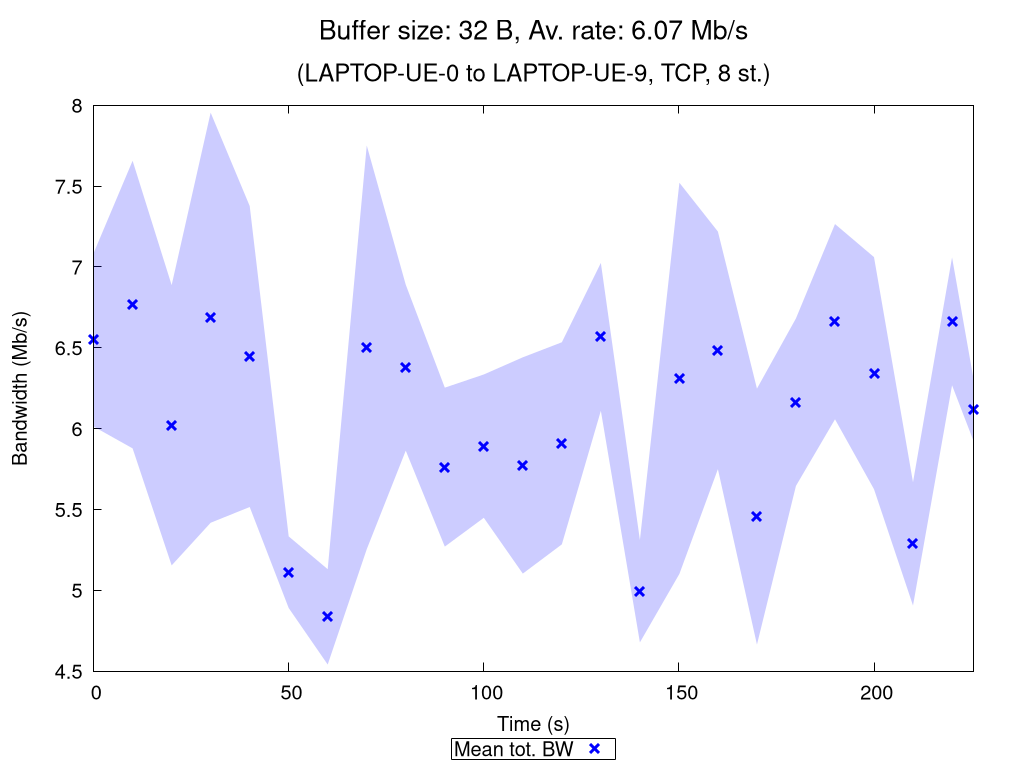

Recreate this plot in gnuplot.
set terminal pngcairo nocrop enhanced size 1024,768 font "Verdana,15"
set output "TCP_8_st_2020_11_25_16-04-39_one2two_00032B.png"

set title "{/=20 Buffer size: 32 B, Av. rate: 6.07 Mb/s}\n\n{/=18 (LAPTOP-UE-0 to LAPTOP-UE-9, TCP, 8 st.)}"

set xlabel "Time (s)"
set ylabel "Bandwidth (Mb/s)"
set ytics nomirror
set key bmargin center horizontal box samplen 1 width -1
set bmargin 4.6
set rmargin 4.5

rf = 1000000.0  # rate factor
set style fill transparent solid 0.2 noborder
set autoscale xfix
plot "TCP_8_st_2020_11_25_16-04-39_one2two_00032B_iperf_processed.dat" using 1:($2/rf-$3/rf):($2/rf+$3/rf) with filledcurves lc rgb "blue" notitle, \
     "" using 1:($2/rf) with points pt 2 ps 1.5 lw 3 lc rgb "blue" title "Mean tot. BW", \
